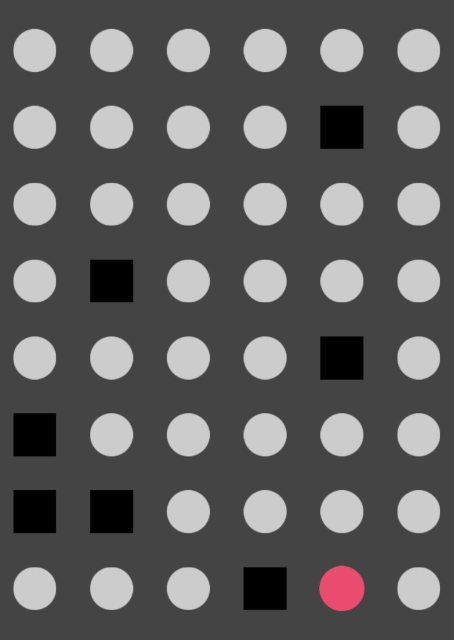
#> input picture maps/game.jpg, 907 x 1280 px (shown at 1/2 size)
$ python main.py
#> lines starting #> are read from the running program, lines starting #| are printed output that depends on the picture; after the words box and inside, x2 and y2 are one past the last pixel; in counts of white or black regions, pixels touching at a corner belong together
### utils.py
import numpy as np
from numpy.linalg import matrix_power

class Shape():
  def __init__(self, rep, img):
    self.rep = rep
    self.img = img
    self.clas = self.extrapolate(self.rep)
    self.center = np.average(self.clas, axis=0)
    self.center[0] = int(self.center[0])
    self.center[1] = int(self.center[1])
    if self.center[0]%8<5:
      self.center[0] = self.center[0] - self.center[0]%8
    else:
      self.center[0] = self.center[0] + 8 - self.center[0]%8

  def extrapolate(self, rep):
    ret = []
    tosee = [rep]
    while(len(tosee)):
      cur = tosee.pop()
      #print(len(ret))
      ret.append(cur)
      adj = self.FindAdj(cur)
      for enum in enumerate(adj):
        if enum[1] in set(ret) or enum[1] in set(tosee):
          continue
        if abs(int(self.img[enum[1]]) - int(self.img[self.rep])) < 20:
          #print(enum[1], self.img[enum[1]])
          #time.sleep(1)
          tosee.append(enum[1])
    return ret

  def FindAdj(self, cell):
    ret=[]
    for i in range(max(0,cell[0]-1), min(101,cell[0]+2)):
      for j in range(max(0,cell[1]-1), min(101,cell[1]+2)):
        ret.append((i,j))
    return ret

class Node():
  def __init__(self, num, coord1, coord2):
    self.start = (num==2)
    self.block = (num==1)
    self.order = -1
    self.edges = []
    self.coord = (coord1, coord2)
    self.visited = 0
    self.index = -1

  def reset(self):
    self.order = -1

  # [7 lines left out: function cut, not called in this run]

class Graph():
  def __init__(self, nodes=[]):
    self.nodes = []
    self.sol = []
    self.visited_nodes = set()

  def add_node(self, node):
    self.nodes.append(node)
    node.index = len(self.nodes) - 1

  def add_edge(self, node1, node2):
    node1.edges.append(node2)

  # [38 lines left out: functions remove_node, is_connected, not called in this run]

  def set_adj_matrix(self):
    adj = np.zeros((len(self.nodes),len(self.nodes)), dtype=int)
    for i in range(len(self.nodes)):
      for j in self.nodes[i].edges:
        adj[i][j.index] = 1
        adj[j.index][i] = 1

    self.adj_matrix = adj


  def terminal(self):
    return ~np.any(np.array([i.order for i in [j for j in self.nodes if j.block!=True]])==-1)

  def solution(self):
    if not self.terminal:
      return False
    ret=[]
    self.sol = sorted([(i.order,i) for i in self.nodes if i.block==False],key=lambda x: x[0])
    for i in range(1, len(self.sol)):
      if self.sol[i][1].coord[0] == self.sol[i-1][1].coord[0] + 1:
        ret.append('Down')
      elif self.sol[i][1].coord[0] == self.sol[i-1][1].coord[0] - 1:
        ret.append('Up')
      elif self.sol[i][1].coord[1] == self.sol[i-1][1].coord[1] + 1:
        ret.append('Right')
      elif self.sol[i][1].coord[1] == self.sol[i-1][1].coord[1] - 1:
        ret.append('Left')
    return ret

### main.py
from PIL import Image
import numpy as np
import matplotlib.pyplot as plt
import time
import copy
from utils import Shape, Node, Graph

def read_image(loc):
#> called with loc = 'maps/game.jpg'
  im = Image.open(loc).convert('L')
  im.resize((100, 100))
  return np.asarray(im.resize((100, 100)))
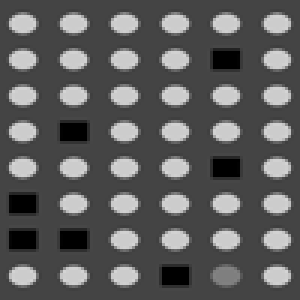
#> returned value: shape (100, 100) (shown 3 times larger); min 0, max 212, mean 92.6

def detect_nodes(image):
  k = np.zeros((100,100))

  rep=[]

  row, col = np.where(image>200)
#> row = 1512 values from 5 to 94; col = 1512 values, max 95 at index 67, min 4 at index 26, mean 50.73

  for i in range(len(row)):
    if k[row[i]][col[i]] > 0:
      continue
    M = Shape((row[i], col[i]), image)
    for j in M.clas:
      k[j] = 255
    k[int(M.center[0])][int(M.center[1])] = 10
    rep.append((int(M.center[0]),int(M.center[1]),0))
#> this loop made 1512 passes
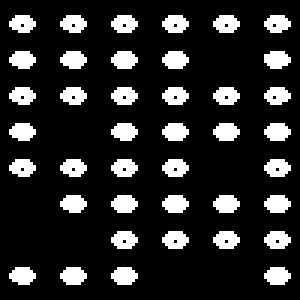
#> k: shape (100, 100) float64 (shown 3 times larger); min 0, max 255, mean 42
#> after the loop, rep = 40 items, first 6: (8, 7, 0), (8, 24, 0), (8, 41, 0), (8, 58, 0), (8, 75, 0), (8, 91, 0)

  row, col = np.where(image==0)
#> row = 348 values from 17 to 94; col = 348 values, max 79 at index 8, min 4 at index 148, mean 39.23

  for i in range(len(row)):
    if k[row[i]][col[i]] > 0:
      continue
    M = Shape((row[i], col[i]), image)
    for j in M.clas:
      k[j] = 50
    k[int(M.center[0])][int(M.center[1])] = 10
    rep.append((int(M.center[0]),int(M.center[1]),1))
#> this loop made 348 passes
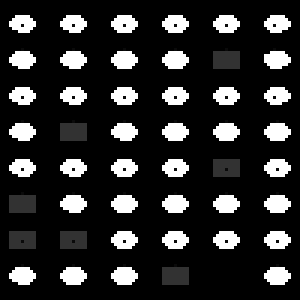
#> k: shape (100, 100) float64 (shown 3 times larger); 3.82% of pixels changed, all inside (x1, y1, x2, y2) = (3, 16, 80, 95)
#> after the loop, rep = 47 items, first 6: (8, 7, 0), (8, 24, 0), (8, 41, 0), (8, 58, 0), (8, 75, 0), (8, 91, 0)

  row, col = np.where(image==127)
#> row = 36 values from 22 to 94; col = 36 values, max 95 at index 10, min 21 at index 0, mean 67.86

  for i in range(len(row)):
    if k[row[i]][col[i]] > 0:
      continue
    M = Shape((row[i], col[i]), image)
    if len(M.clas) < 40:
        continue
    for j in M.clas:
      k[j] = 150
    k[int(M.center[0])][int(M.center[1])] = 10
    rep.append((int(M.center[0]),int(M.center[1]),2))
#> this loop made 36 passes
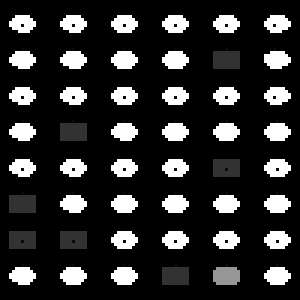
#> k: shape (100, 100) float64 (shown 3 times larger); 0.51% of pixels changed, all inside (x1, y1, x2, y2) = (71, 88, 80, 95)
#> after the loop, rep = 48 items, first 6: (8, 7, 0), (8, 24, 0), (8, 41, 0), (8, 58, 0), (8, 75, 0), (8, 91, 0)

  rep.sort(key=lambda x: (x[0],x[1]))
  rep = np.array(rep).reshape(8,6,3)

  k= np.zeros((8,6))

  for i in range(k.shape[0]):
    for j in range(k.shape[1]):
      k[i][j] = rep[i][j][2]
#> after the loop, k = [[0, 0, 0, 0, 0, 0], [0, 0, 0, 0, 1, 0], [0, 0, 0, 0, 0, 0], [0, 1, 0, 0, 0, 0], [0, 0, 0, 0, 1, 0], [1, 0, 0, 0, 0, 0], [1, 1, 0, 0, 0, 0], [0, 0, 0, 1, 2, 0]]

  return k

def dfs(graph):
  # Create a stack to store the nodes to visit.
  stack = [[nodes[7][4], 0, 0]]

  while(len(stack)):
    stack[-1][2] += 1
    cur, level, visited = stack[-1]
    if visited > 1 or graph.is_connected==False:
      stack.pop()
      cur.reset()
      continue
    if cur.order != -1:
      continue
    cur.order = level
    cur.visited = visited
    for i in cur.edges:
      if i.order != -1:
        continue
      stack.append([i, level+1, -1])
    if graph.terminal():
      break


if __name__ == "__main__":
  # Read the image.
  image = read_image(r"maps/game.jpg")

  # Detect all of the nodes in the image.
  k = detect_nodes(image)

  # Create a graph from the nodes.
  graph = Graph()

  for i in range(k.shape[0]):
    for j in range(k.shape[1]):
      N = Node(k[i][j], i, j)
      graph.add_node(N)

  nodes = np.array(graph.nodes).reshape(k.shape)

  # Add edges to the graph between connected nodes.
  for i in range(k.shape[0]):
    for j in range(k.shape[1]):
      for n_i in range(max(0,i-1), min(k.shape[0],i+2)):
        for n_j in range(max(0,j-1), min(k.shape[1],j+2)):
          if abs(n_i-i) + abs(n_j-j) != 1:
            continue
          if k[n_i][n_j] != 0:
            continue
          graph.add_edge(nodes[i][j], nodes[n_i][n_j])

  graph.set_adj_matrix()

  dfs(graph)
#> the loop in dfs, `while(len(stack)):` made 371021 passes
#> (level, visited) on passes 10 to 12: (8, 1), (8, 2), (7, 1)
#> after the loop in dfs, `while(len(stack)):`: stack = 54 items

  for step in graph.solution():
    print(step)
#> this loop made 40 passes
#> step on passes 1 to 12: 'Right', 'Up', 'Left', 'Left', 'Up', 'Right', 'Right', 'Up', 'Up', 'Left', 'Left', 'Down'
#| Right
#| Up
#| Left
#| Left
#| Up
#| Right
#| Right
#| Up
#> (further printed lines are left out)
